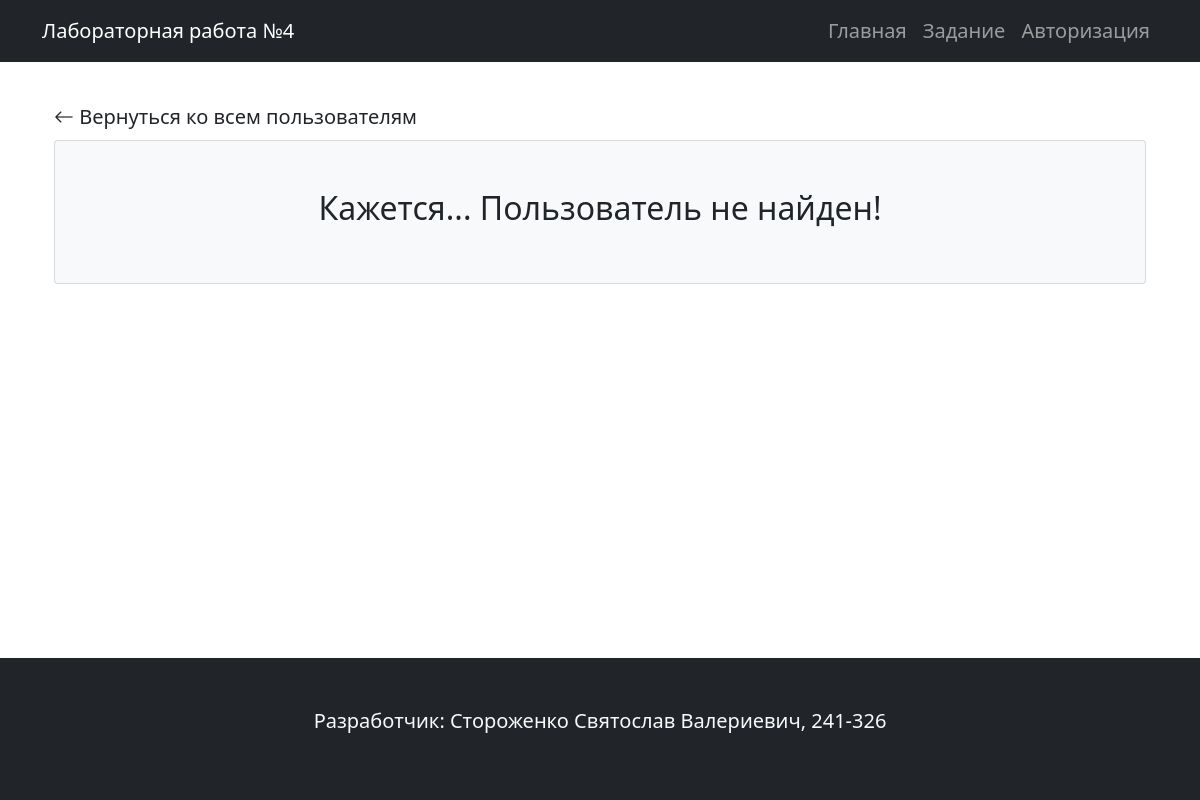
The page /user/3 on the database as committed earlier.
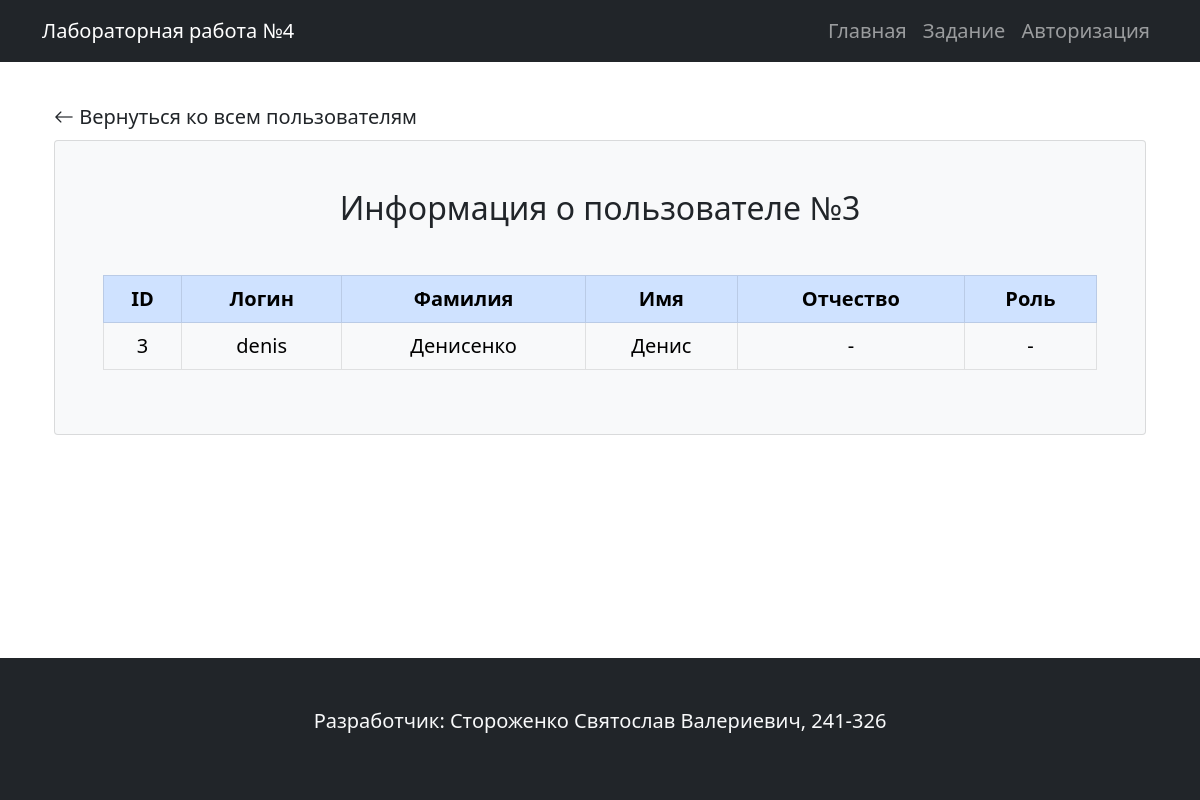
The same page on the database as committed later.
### models.py (models this page shows, shortened)
class User(UserMixin, db.Model):
    __tablename__ = 'users'
    id = db.Column(db.Integer, primary_key=True)
    login = db.Column(db.String(50), unique=True, nullable=False)
    password_hash = db.Column(db.String(200), nullable=False)
    last_name = db.Column(db.String(50), nullable=False)
    first_name = db.Column(db.String(50), nullable=False)
    middle_name = db.Column(db.String(50), nullable=True)
    role_id = db.Column(db.Integer, db.ForeignKey('roles.id'), nullable=True)
    created_at = db.Column(db.DateTime, default=lambda: datetime.now(timezone.utc), nullable=False)
    role_ref = db.relationship('Role', back_populates='users')

### app.py (the view)
@app.route('/user/<int:user_id>')
def user_page(user_id):
    user: User = User.query.filter_by(id=int(user_id)).first()
    return (render_template('user.html', user=user))

### templates/user.html
{% extends 'base.html' %}
{% block content %}
<div class="container mt-4">
    <div class="mb-2">
        <a href="{{ url_for('index') }}" class="return_back"><i class="bi bi-arrow-left"></i> Вернуться ко всем пользователям</a>
    </div>
{% if not user %}
<div class="card bg-light p-5">
    <h2 class="text-center">Кажется... Пользователь не найден!</h2>
</div>
{% else %}
<div class="card bg-light p-5">
    <h2 class="text-center mb-5">Информация о пользователе №{{user.id}}</h2>
    <table class="table table-light table-hover table-bordered text-center">
        <thead class="table-primary">
            <tr>
                <th scope="col">ID</th>
                <th scope="col">Логин</th>
                <th scope="col">Фамилия</th>
                <th scope="col">Имя</th>
                <th scope="col">Отчество</th>
                <th scope="col">Роль</th>
            </tr>
        </thead>
        <tbody>
            <tr>
                <td>{{user.id}}</td>
                <td>{{user.login}}</td>
                <td>{{user.last_name}}</td>
                <td>{{user.first_name}}</td>
                <td>{{user.middle_name or '-'}}</td>
                <td>{{user.role_ref.name or '-'}}</td>
            </tr>
        </tbody>
    </table>
</div>
{% endif %}
</div>
{% endblock %}

Rows that differ between the two databases and show on the page:
added User: id "3", login "denis", last_name "Денисенко", first_name "Денис", middle_name "-"
Other text that changed with them:
{{ user.role_ref.name or '-' }}: (not shown) → "-"
text no longer shown: "Кажется... Пользователь не найден!"
text now shown: "Информация о пользователе № ID Логин Фамилия Имя Отчество Роль"
